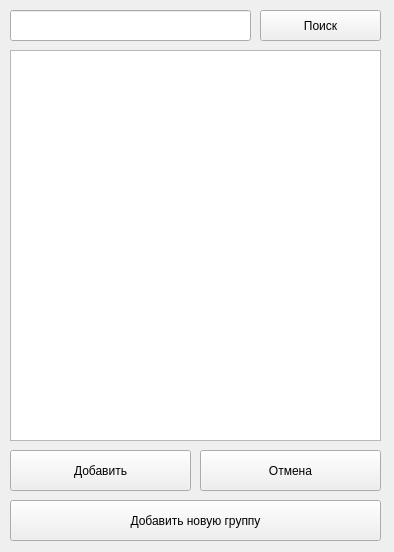
<?xml version="1.0" encoding="UTF-8"?>
<ui version="4.0">
 <class>MainWindow</class>
 <widget class="QMainWindow" name="MainWindow">
  <property name="geometry">
   <rect>
    <x>0</x>
    <y>0</y>
    <width>394</width>
    <height>552</height>
   </rect>
  </property>
  <property name="windowTitle">
   <string>Добавление группы</string>
  </property>
  <property name="documentMode">
   <bool>false</bool>
  </property>
  <widget class="QWidget" name="centralwidget">
   <widget class="QLineEdit" name="line_search">
    <property name="geometry">
     <rect>
      <x>10</x>
      <y>10</y>
      <width>241</width>
      <height>31</height>
     </rect>
    </property>
    <property name="font">
     <font>
      <pointsize>14</pointsize>
     </font>
    </property>
   </widget>
   <widget class="QPushButton" name="btn_add">
    <property name="geometry">
     <rect>
      <x>10</x>
      <y>450</y>
      <width>181</width>
      <height>41</height>
     </rect>
    </property>
    <property name="text">
     <string>Добавить</string>
    </property>
   </widget>
   <widget class="QPushButton" name="btn_cancel">
    <property name="geometry">
     <rect>
      <x>200</x>
      <y>450</y>
      <width>181</width>
      <height>41</height>
     </rect>
    </property>
    <property name="text">
     <string>Отмена</string>
    </property>
   </widget>
   <widget class="QLabel" name="lab_info">
    <property name="geometry">
     <rect>
      <x>10</x>
      <y>620</y>
      <width>491</width>
      <height>21</height>
     </rect>
    </property>
    <property name="font">
     <font>
      <pointsize>14</pointsize>
     </font>
    </property>
    <property name="styleSheet">
     <string notr="true">color: rgb(255, 0, 0);</string>
    </property>
    <property name="text">
     <string/>
    </property>
    <property name="alignment">
     <set>Qt::AlignCenter</set>
    </property>
   </widget>
   <widget class="QPushButton" name="btn_search">
    <property name="geometry">
     <rect>
      <x>260</x>
      <y>10</y>
      <width>121</width>
      <height>31</height>
     </rect>
    </property>
    <property name="text">
     <string>Поиск</string>
    </property>
   </widget>
   <widget class="QTableWidget" name="tw_groups">
    <property name="geometry">
     <rect>
      <x>10</x>
      <y>50</y>
      <width>371</width>
      <height>391</height>
     </rect>
    </property>
   </widget>
   <widget class="QPushButton" name="btn_add_new_group">
    <property name="geometry">
     <rect>
      <x>10</x>
      <y>500</y>
      <width>371</width>
      <height>41</height>
     </rect>
    </property>
    <property name="text">
     <string>Добавить новую группу</string>
    </property>
   </widget>
  </widget>
 </widget>
 <resources/>
 <connections/>
</ui>
